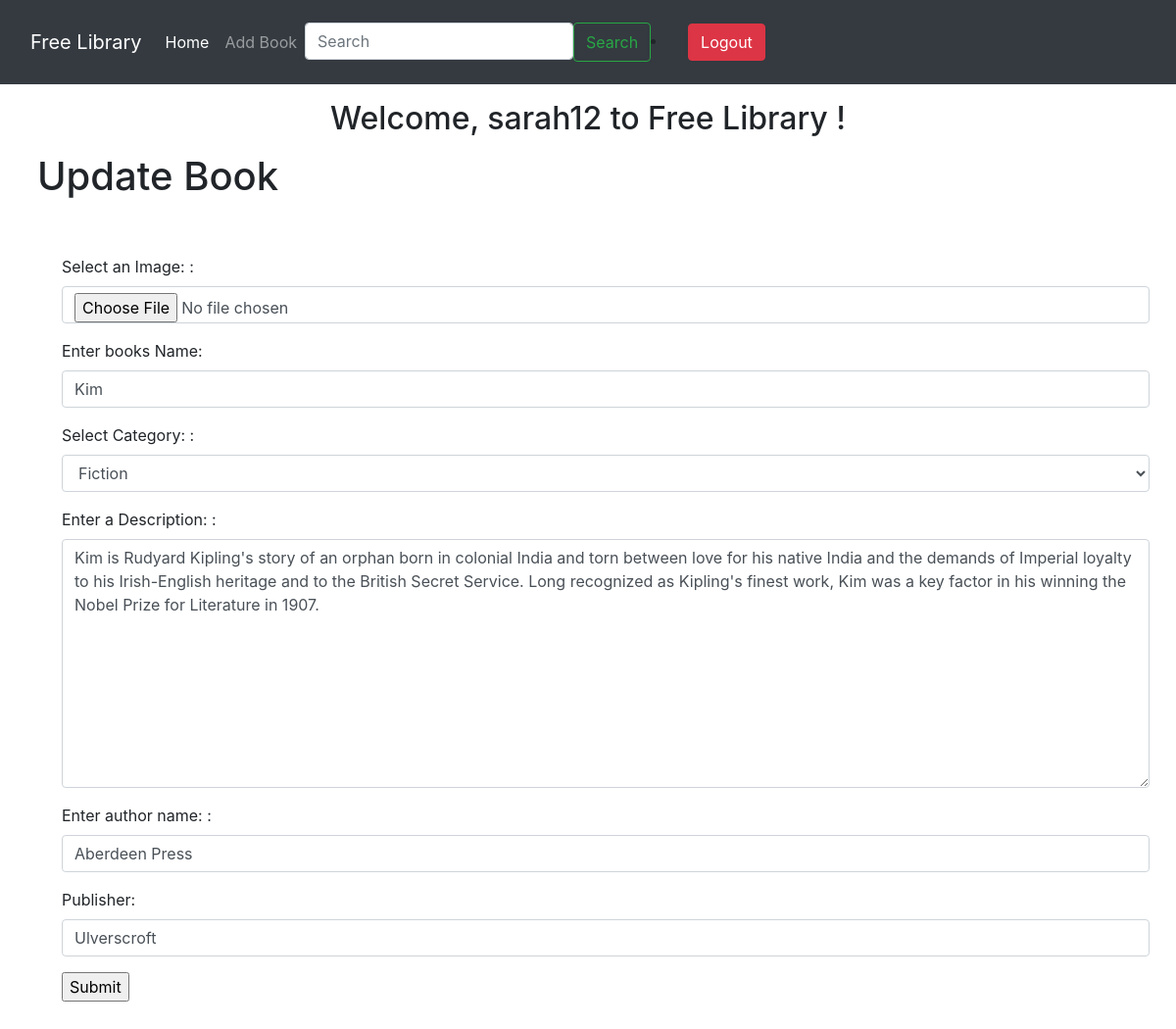
The page /updateBook/1/ (signed in) on the database its author committed.
### api/models.py (models this page shows, shortened)
class Books(models.Model):
    image = models.ImageField(null=False, blank=False)
    category = models.ForeignKey(Category, on_delete= models.CASCADE)
    title = models.CharField(max_length=250)
    description = models.TextField(blank=True, null= True)
    author = models.TextField(blank=True, null= True)
    publisher = models.CharField(max_length=250)

### api/views.py (the view)
# urls.py: path('updateBook/<int:pk>/', views.updateBook, name='updateBook'),
def updateBook(request,pk):
    book = Books.objects.get(id=pk)
    form = BooksForm(instance=book)
    if request.method == 'POST':
        form = BooksForm(request.POST, request.FILES, instance=book)
        if form.is_valid():
            form.save()
            return redirect('showBooks')
    context = {
        "form":form
    }
    return render(request, 'updateBook.html', context)

### api/forms.py
class BooksForm(forms.ModelForm):
    class Meta:
        model = Books
        fields = ['image', 'title', 'category',  'description','author','publisher']
        widgets = {
            'image': forms.FileInput(attrs={'class': 'form-control'}),
            'title': forms.TextInput(attrs={'class': 'form-control'}),
            'category': forms.Select(attrs={'class': 'form-control'}),
            'author': forms.TextInput(attrs={'class': 'form-control'}),
            'publisher': forms.TextInput(attrs={'class': 'form-control'}),
            'description': forms.Textarea(attrs={'class': 'form-control'}),
        }
        labels = {
            'title' : 'Enter books Name:',
            'image': 'Select an Image: ',
            'category': 'Select Category: ',
            'author': 'Enter author name: ',
            'description': 'Enter a Description: ',
        }

### api/models.py (called while the page is built)
    def __str__(self):
        return self.name

### api/templates/updateBook.html (shortened to what this page needs)
{% extends 'home.html' %}
{% block content %}
<h1 style="font-size: 40px; margin-left: 30px;" class="p-2">
    Update Book
 </h1>
 <div class="container m-5">
     <form action="" method="post" enctype="multipart/form-data">
         {{ form.as_p }}
         <input type="submit" name="Submit">
     </form>
 </div>
{% endblock %}

### api/templates/home.html (shortened to what this page needs)
<!doctype html>
<html lang="en">
  <head>
    <link rel="stylesheet" href="https://cdn.jsdelivr.net/npm/bootstrap@4.3.1/dist/css/bootstrap.min.css">
  </head>
  <body>
    <nav class="navbar navbar-expand-lg navbar-dark bg-dark">
        <div class="container-fluid">
          <a class="navbar-brand " href="{% url 'showBooks' %}">Free Library</a>
          <div class="collapse navbar-collapse" id="navbarSupportedContent">
            <ul class="navbar-nav me-auto mb-2 mb-lg-0">
              <li class="nav-item">
                <a class="nav-link active" aria-current="page" href="{% url 'showBooks' %}">Home</a>
              </li>
              {% if user.is_authenticated %}
                  <li class="nav-item">
                    <a class="nav-link" href="{% url 'addBook' %}">Add Book</a>
                  </li>
                  <form action="{% url 'search' %}" method="get" class="d-flex">
                    <input class="form-control me-2" type="text" name="query" placeholder="Search" aria-label="Search">
                    <button class="btn btn-outline-success" type="submit">Search</button>
                  </form>
                {% endif %}
            </ul>
      {% if user.is_authenticated %}
          <li class="nav-item mr-3">
            <a href="javascript:{document.getElementById('logout').submit()}" class="btn btn-danger m-3">
               Logout
            </a>
        </li>
      {% endif %}
          </div>
        </div>
      </nav>
    <h2 class="fw-bolder text-center mt-3">Welcome, {{request.user.username}} to Free Library !</h2>
    {% block content %}
    {% endblock %}
  </body>
</html>

### rows shown on the page
Books: title "Kim", category "Fiction", description "Kim is Rudyard Kipling's story of an orphan born in colonial India and torn between love for his native India and the demands of Imperial loyalty to his Irish-English heritage and to the British Secret Service. Long recognized as Kipling's finest work, Kim was a key factor in his winning the Nobel Prize for Literature in 1907.", author "Aberdeen Press", publisher "Ulverscroft"

### other values the page prints
{{ request.user.username }} "sarah12"
